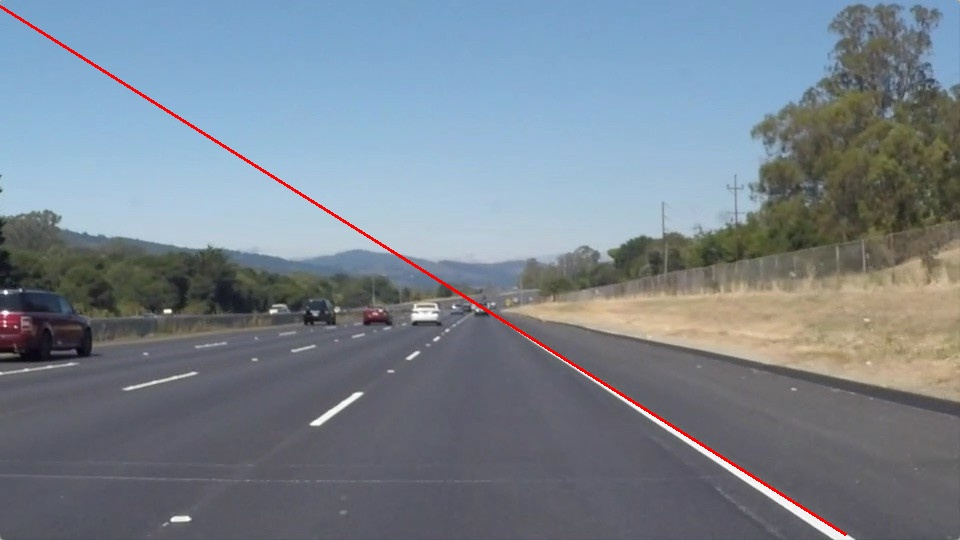
#> input picture lane_detection_project/houghlines3.jpg, 960 x 540 px, given in place of test1.mp4, which was not available
$ python lane_detection_3.py   (older library calls are emulated)
#> lines starting #> are read from the running program, lines starting #| are printed output that depends on the picture; after the words box and inside, x2 and y2 are one past the last pixel; in counts of white or black regions, pixels touching at a corner belong together; pictures that were not available may be replaced by others from this repository, and a replacement may not be noted
import cv2
import numpy as np
import math


def compute_hsv_white_yellow_binary(img):
    """
    Returns a binary thresholded image produced retaining only white and yellow elements on the picture
    The provided image should be in RGB format
    """
    rgb_img = cv2.cvtColor(img, cv2.COLOR_BGR2RGB)
    hsv_img = cv2.cvtColor(rgb_img, cv2.COLOR_RGB2HSV)

    # Compute a binary thresholded image where yellow is isolated from HLS components
    img_hls_yellow_bin = np.zeros_like(hsv_img[:, :, 0])
    img_hls_yellow_bin[((hsv_img[:, :, 0] >= 40 / 360 * 255) & (hsv_img[:, :, 0] <= 50 / 360 * 255))
                       & ((hsv_img[:, :, 1] >= 80 / 100 * 255) & (hsv_img[:, :, 1] <= 255))
                       & ((hsv_img[:, :, 2] >= 90 / 100 * 255) & (hsv_img[:, :, 2] <= 255))
                       ] = 1

    # Compute a binary thresholded image where white is isolated from HLS components
    img_hls_white_bin = np.zeros_like(hsv_img[:, :, 0])
    img_hls_white_bin[((hsv_img[:, :, 0] >= 0) & (hsv_img[:, :, 0] <= 255))
                      & ((hsv_img[:, :, 1] >= 0) & (hsv_img[:, :, 1] <= 25 / 100 * 255))
                      & ((hsv_img[:, :, 2] >= 90 / 100 * 255) & (hsv_img[:, :, 2] <= 255))
                      ] = 1

    # Now combine both
    img_hls_white_yellow_bin = np.zeros_like(hsv_img[:, :, 0])
    img_hls_white_yellow_bin[(img_hls_yellow_bin == 1) | (img_hls_white_bin == 1)] = 1
    img_hls_white_yellow_bin = cv2.normalize(src=img_hls_white_yellow_bin, dst=None, alpha=0, beta=255,
                                             norm_type=cv2.NORM_MINMAX, dtype=cv2.CV_8UC1)
    return img_hls_white_yellow_bin


def compute_hsv_white_binary(img):
    """
    Returns a binary thresholded image produced retaining only white and yellow elements on the picture
    The provided image should be in RGB format
    """
    rgb_img = cv2.cvtColor(img, cv2.COLOR_BGR2RGB)
    hsv_img = cv2.cvtColor(rgb_img, cv2.COLOR_RGB2HSV)

    # Compute a binary thresholded image where white is isolated from HLS components
    img_hls_white_bin = np.zeros_like(hsv_img[:, :, 0])
    img_hls_white_bin[((hsv_img[:, :, 0] >= 0) & (hsv_img[:, :, 0] <= 255))
                      & ((hsv_img[:, :, 1] >= 0) & (hsv_img[:, :, 1] <= 10 / 100 * 255))
                      & ((hsv_img[:, :, 2] >= 50 / 100 * 255) & (hsv_img[:, :, 2] <= 255))
                      ] = 1

    img_hls_white_bin = cv2.normalize(src=img_hls_white_bin, dst=None, alpha=0, beta=255,
                                      norm_type=cv2.NORM_MINMAX, dtype=cv2.CV_8UC1)
    return img_hls_white_bin

def apply_mask(img, partition):
    h, w = img.shape[:2]
    mask = np.zeros(img.shape)
    mask[int(h * partition):, :] = 1
    masked = mask * img / 255
    masked = cv2.normalize(src=masked, dst=None, alpha=0, beta=255, norm_type=cv2.NORM_MINMAX, dtype=cv2.CV_8UC1)
    return masked

def line_groups(lines):
    lines2 = []
    for line in lines:
        for rho, theta in line:
            lines2.append(tuple((rho, theta)))
    lines2.sort()

    sorted_lines = [[]]
    group = 0
    hor_deg_thresh = 20
    ver_deg_thresh = 20
    group_thresh = 100

    can_continue = False
    lines = lines2
    i = 0
    while not can_continue:
        if (np.deg2rad(90 + hor_deg_thresh) < lines[i][1] < np.deg2rad(180 + ver_deg_thresh)) or (np.deg2rad(ver_deg_thresh) < lines[i][1] < np.deg2rad(90 - hor_deg_thresh)):
            sorted_lines[group].append([lines[i]])
            can_continue = True
            prev_line = lines[i]
        i += 1
        if i == len(lines):
            return sorted_lines

    for line in lines[i+1:]:
        if (np.deg2rad(90 + hor_deg_thresh) < line[1] < np.deg2rad(180 + ver_deg_thresh)) or (
                np.deg2rad(ver_deg_thresh) < line[1] < np.deg2rad(90 - hor_deg_thresh)):
            if np.abs(line[0] - prev_line[0]) < group_thresh:
                sorted_lines[group].append([line])
            else:
                group += 1
                sorted_lines.append([])
                sorted_lines[group].append([line])
            prev_line = line

    # [12 lines of commented-out code are left out]
    return sorted_lines

def best_two_avg_lines(avg_lines):
    if len(avg_lines[0]) < 2:
        best_two = [[300,0], [300,0]]
    else:
        min_diff1 = 100
        min_diff2 = 200
        best_line1 = avg_lines[0][0]
        best_line2 = avg_lines[0][0]
        for line in avg_lines[0]:
            theta_diff_from_vertical = min(line[1], np.pi - line[1])
            if theta_diff_from_vertical < min_diff1:
                min_diff1 = theta_diff_from_vertical
                best_line1 = line
            elif theta_diff_from_vertical < min_diff2:
                min_diff2 = theta_diff_from_vertical
                best_line2 = line
        best_two = [best_line1, best_line2]
        best_two.sort(key=lambda x:x[0])
    return best_two

def avg_of_line_groups(lines):
    sorted_lines = line_groups(lines)
    avg_lines = [[]]
    for line_group in sorted_lines:
        if len(line_group) != 0:
            rho_sum = 0
            theta_sin_sum = 0
            theta_cos_sum = 0
            theta_sum = 0
            for line in line_group:
                rho_sum += line[0][0]
                theta_sin_sum += np.sin(line[0][1])
                theta_cos_sum += np.cos(line[0][1])
                theta_sum += line[0][1]
            rho_avg = rho_sum / len(line_group)
            n = len(line_group)
            # rho_avg = line_group[n // 2][0]
            line_group.sort(key=lambda x:x[0][1])
            theta_median = line_group[n // 2][0][1]
            # theta_avg = math.atan2((1 / n) * theta_sin_sum, (1 / n) * theta_cos_sum)
            # theta_avg = theta_sum / len(line_group)
            avg_lines[0].append([rho_avg, theta_median])

    return avg_lines, best_two_avg_lines(avg_lines)


def draw_lines(img, lines, color=(0,0,255)):
    img_lines = img.copy()
    if lines != [[]]:
        points = []
        for line in lines:
            a = np.cos(line[1])
            b = np.sin(line[1])
            x0 = a * line[0]
            y0 = b * line[0]
            x1 = int(x0 + 4000 * (-b))
            y1 = int(y0 + 4000 * (a))
            x2 = int(x0 - 4000 * (-b))
            y2 = int(y0 - 4000 * (a))
            m = (y2 - y1) / (x2 - x1 + 0.001)
            b = y1 - (m * x1)
            points.append((m, b))
            cv2.line(img_lines, (x1, y1), (x2, y2), color, 2)
    return img_lines

def draw_lane_rect(img, best_two):
    img_rect = img.copy()
    points = []
    for line in best_two:
        a = np.cos(line[1])
        b = np.sin(line[1])
        x0 = a * line[0]
        y0 = b * line[0]
        x1 = int(x0 + 1000 * (-b))
        y1 = int(y0 + 1000 * (a))
        x2 = int(x0 - 4000 * (-b))
        y2 = int(y0 - 4000 * (a))
        m = (y2 - y1) / (x2 - x1 + 0.000000001)
        b = y1 - (m * x1)
        points.append((m, b))
        # cv2.line(img_rect, (x1, y1), (x2, y2), (0, 0, 255), 2)

    p1 = [int((img.shape[0] - points[0][1]) // points[0][0]), int(img.shape[0])]
    p2 = [int((img.shape[0] - points[1][1]) // points[1][0]), int(img.shape[0])]
    xc = int((points[1][1] - points[0][1]) // (points[0][0] - points[1][0] +0.000001))
    yc = int(points[0][0] * xc + points[0][1])
    p3 = [xc, yc]
    pts = np.array([p1, p2, p3])
    road_mask = img_rect.copy()
    cv2.drawContours(road_mask, [pts], 0, (0, 255, 0, 100), -1)
    road_mask[0:yc+int(img.shape[0]*0.05), :] = img[0:yc+int(img.shape[0]*0.05), :]
    img_rect = img_rect*0.8 + road_mask*0.2
    img_rect = cv2.normalize(src=img_rect, dst=None, alpha=0, beta=255, norm_type=cv2.NORM_MINMAX, dtype=cv2.CV_8UC1)
    return img_rect

def LaneDetection(img, prev_best_two=None):
    # img = cv2.GaussianBlur(img, (5,5), -1)
    hsv = compute_hsv_white_binary(img)
    edges = cv2.Canny(hsv, 50, 200, apertureSize=3)
    mask = cv2.imread('img/mask2.png',0)
    mask = cv2.resize(mask, (img.shape[1], img.shape[0]))
    edges = (mask / 255) * edges
    edges = cv2.normalize(src=edges, dst=None, alpha=0, beta=255, norm_type=cv2.NORM_MINMAX, dtype=cv2.CV_8UC1)
    lines = cv2.HoughLines(edges, 1, np.pi / 180, 20)
    if lines is None:
        return img, None
    avg_lines, best_two = avg_of_line_groups(lines)
    prob = 0.88
    if prev_best_two is not None:
        diff_best_two = 0
        for i in range(2):
            diff_best_two += np.abs(prev_best_two[i][0] - best_two[i][0])
        if diff_best_two > 50:
            best_two = prev_best_two
        else:
            for i in range(2):
                best_two[i] = [best_two[i][0] * (1-prob) + prev_best_two[i][0] * prob, best_two[i][1] * (1-prob) + prev_best_two[i][1] * prob]
    img_lines = draw_lines(img, best_two)
    img_rect = draw_lane_rect(img, best_two)
    return img_rect, best_two

# def create_mask(img):
#

if __name__ == '__main__':
    cap = cv2.VideoCapture('vids/test1.mp4')
    # out = cv2.VideoWriter('project.mp4', cv2.VideoWriter_fourcc(*'MP42'), 15, (1280, 720))

    best_two = None
    while (cap.isOpened()):
        ret, frame = cap.read()
#> frame is the input picture: shape (540, 960, 3); mean B, G, R 142.6, 131.6, 120.7
        if ret is True:
            if best_two is None:
                frame, best_two = LaneDetection(frame)
#> in compute_hsv_white_binary, `hsv_img = cv2.cvtColor(rgb_img, cv2.COLOR_RGB2HSV)`: hsv_img: shape (540, 960, 3); mean H, S, V 95.1, 53.2, 149.4
#> in LaneDetection, `hsv = compute_hsv_white_binary(img)`:
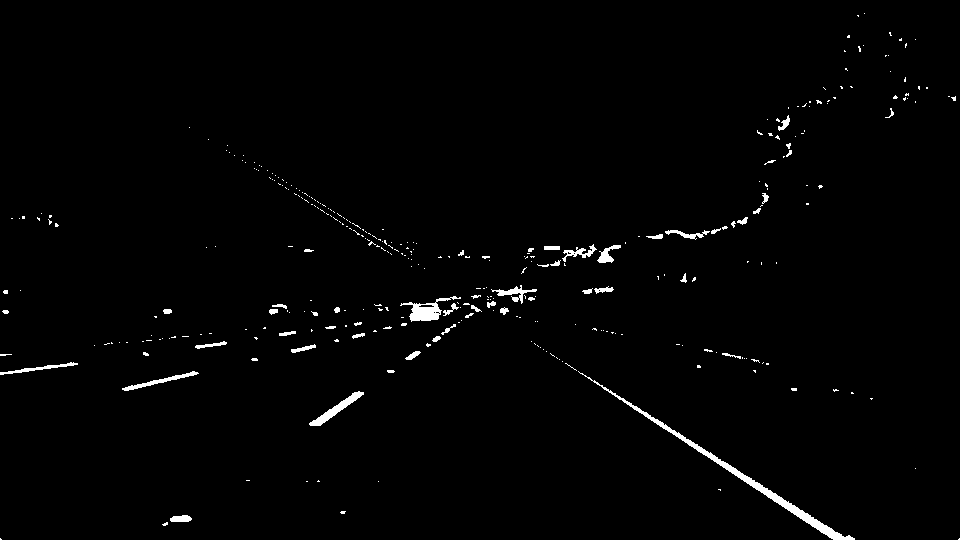
#> hsv: shape (540, 960); 1.3% white; 341 white regions (290 under 20 px), largest, box (x1, y1, x2, y2) and area: (578, 371, 855, 540) 1655, (400, 296, 461, 322) 543, (309, 391, 364, 426) 436
#> in LaneDetection, `edges = cv2.Canny(hsv, 50, 200, apertureSize=3)`: edges: shape (540, 960); 0.93% white in thin lines or dots
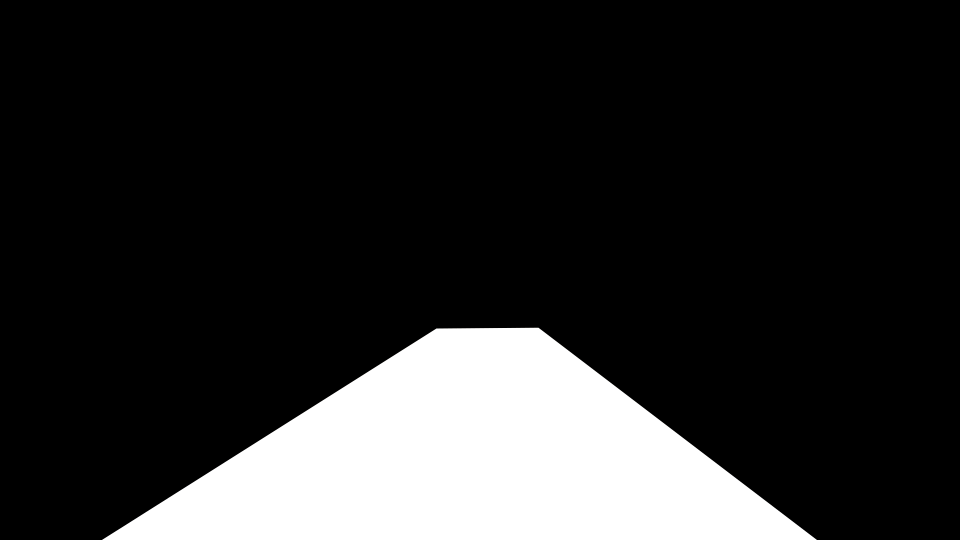
#> input picture lane_detection_project/img/mask2.png, 1920 x 1080 px (shown at 1/2 size)
#> in LaneDetection, `mask = cv2.resize(mask, (img.shape[1], img.shape[0]))`:
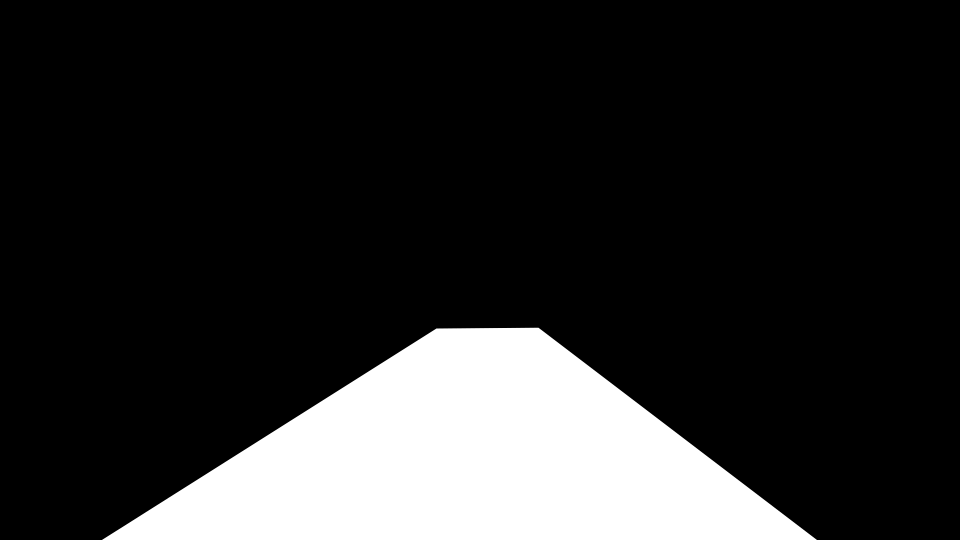
#> mask: shape (540, 960); min 0, max 255, mean 42.6
#> in LaneDetection, `edges = (mask / 255) * edges`:
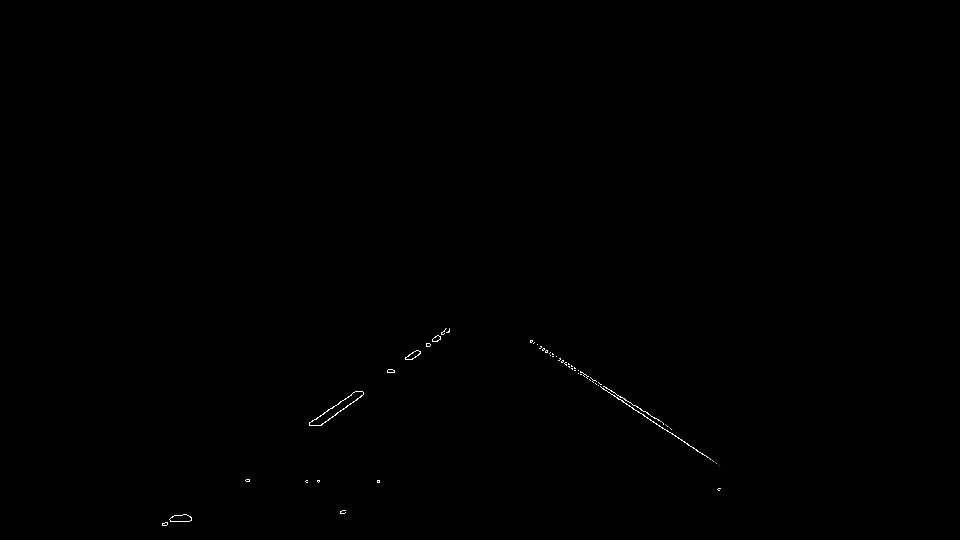
#> edges: shape (540, 960) float64; min 0, max 255, mean 0.3
#> in LaneDetection, `lines = cv2.HoughLines(edges, 1, np.pi / 180, 20)`: lines = 48 rows, first 8: [-2, 2.15], [-16, 2.16], [7, 2.13], [532, 0.942], [523, 0.977], [20, 2.11], [-29, 2.18], [-31, 2.18]
#> the loop in line_groups, `for line in lines:` made 48 passes
#> line on passes 1 to 12: [[-2, 2.15]], [[-16, 2.16]], [[7, 2.13]], [[532, 0.942]], [[523, 0.977]], [[20, 2.11]], [[-29, 2.18]], [[-31, 2.18]], [[-5, 2.15]], [[12, 2.13]], [[524, 0.96]], [[522, 0.995]]
#> after the loop in line_groups, `for line in lines:`: lines2 = 48 pairs, first value -103 to 536, second value 0.873 to 2.27
#> in line_groups, `lines = lines2`: lines has the same summary as lines2
#> the loop in line_groups, `while not can_continue:` made 1 pass
#> prev_line on pass 1: (-103, 2.27)
#> after the loop in line_groups, `while not can_continue:`: i = 1
#> the loop in line_groups, `for line in lines[i+1:]:` made 46 passes
#> (group, prev_line) on pass 31: (1, (518, 1.01))
#> prev_line on passes 1 to 6: (-87, 2.25), (-83, 2.25), (-81, 2.25), (-73, 2.23), (-69, 2.23), (-61, 2.22)
#> after the loop in line_groups, `for line in lines[i+1:]:`: sorted_lines = 2 items
#> the loop in avg_of_line_groups, `for line_group in sorted_lines:` made 2 passes
#> (rho_avg, n, theta_median) on passes 1 to 2: (-15.71, 31, 2.16), (526.8, 14, 0.977)
#> in LaneDetection, `avg_lines, best_two = avg_of_line_groups(lines)`: avg_lines = [[[-15.71, 2.16], [526.8, 0.977]]]; best_two = [[-15.71, 2.16], [526.8, 0.977]]
#> the loop in draw_lines, `for line in lines:` made 2 passes
#> (line, a, x0, y0, x1, y1, x2) on passes 1 to 2: ([-15.71, 2.16], -0.559, 8.78, -13.02, -3307, -2249, 3324), ([526.8, 0.977], 0.559, 294.6, 436.7, -3021, 2673, 3610)
#> after the loop in draw_lines, `for line in lines:`:
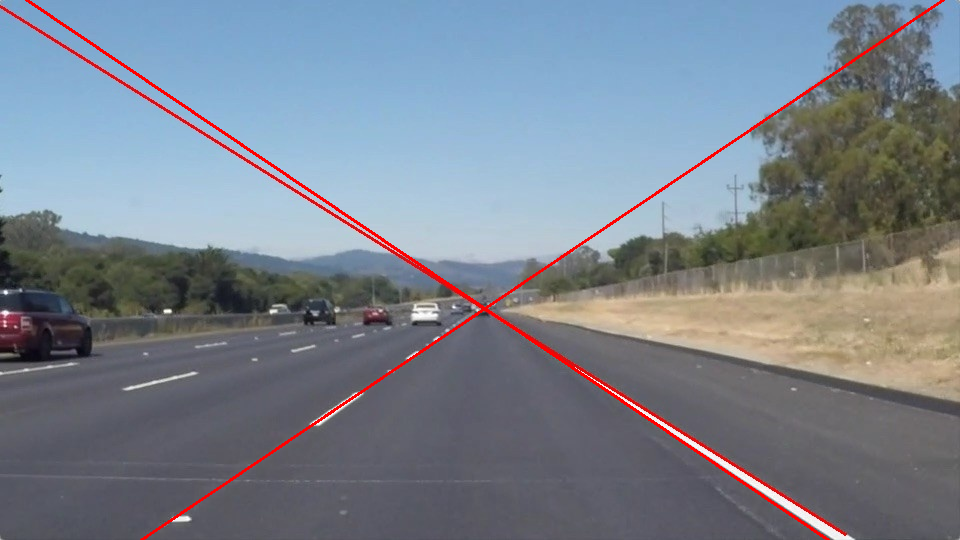
#> img_lines: shape (540, 960, 3); 1.1% of pixels changed, all inside (x1, y1, x2, y2) = (25, 0, 945, 540)
#> after the loop in draw_lines, `for line in lines:`: points = [(0.674, -18.73), (-0.675, 635.2)]
#> the loop in draw_lane_rect, `for line in best_two:` made 2 passes
#> (line, a, x0, y0, x1, y1, x2) on passes 1 to 2: ([-15.71, 2.16], -0.559, 8.78, -13.02, -820, -572, 3324), ([526.8, 0.977], 0.559, 294.6, 436.7, -534, 995, 3610)
#> after the loop in draw_lane_rect, `for line in best_two:`: points = [(0.674, -18.94), (-0.674, 634.8)]
#> in draw_lane_rect, `p1 = [int((img.shape[0] - points[0][1]) // points[0][0]), int(img.shap..`: p1 = [828, 540]
#> in draw_lane_rect, `p2 = [int((img.shape[0] - points[1][1]) // points[1][0]), int(img.shap..`: p2 = [140, 540]
#> in draw_lane_rect, `xc = int((points[1][1] - points[0][1]) // (points[0][0] - points[1][0]..`: xc = 484
#> in draw_lane_rect, `yc = int(points[0][0] * xc + points[0][1])`: yc = 307
#> in draw_lane_rect, `p3 = [xc, yc]`: p3 = [484, 307]
#> in draw_lane_rect, `pts = np.array([p1, p2, p3])`: pts = [[828, 540], [140, 540], [484, 307]]
#> in draw_lane_rect, `road_mask[0:yc+int(img.shape[0]*0.05), :] = img[0:yc+int(img.shape[0]*..`:
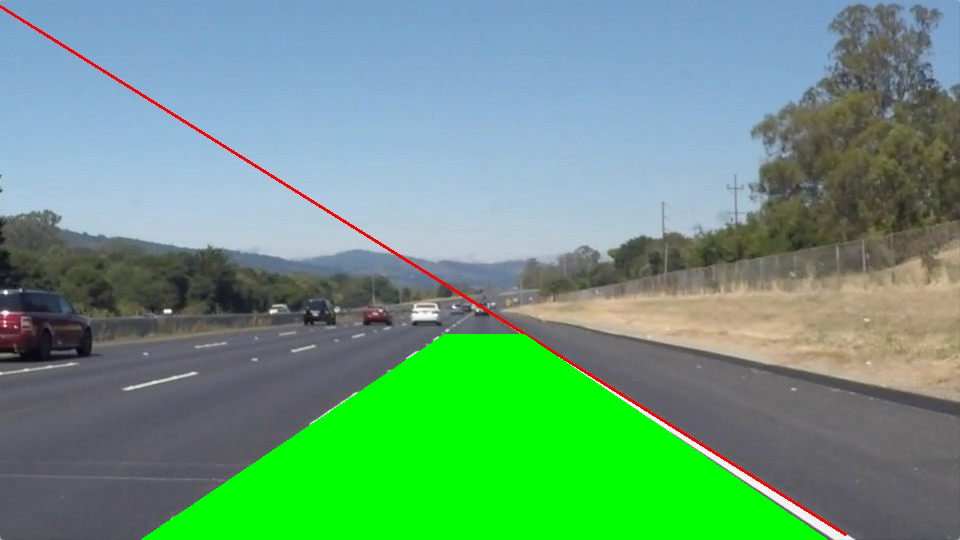
#> road_mask: shape (540, 960, 3); mean B, G, R 126.6, 156.1, 106.3
#> in draw_lane_rect, `img_rect = img_rect*0.8 + road_mask*0.2`:
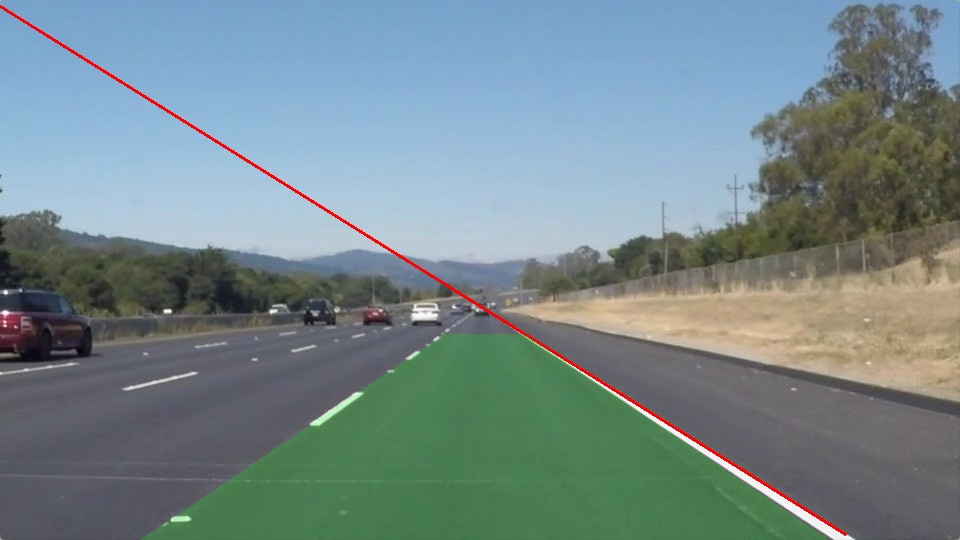
#> img_rect: shape (540, 960, 3) float64; mean B, G, R 139.4, 136.5, 117.8
#> best_two = [[-15.71, 2.16], [526.8, 0.977]]
            else:
                frame, best_two = LaneDetection(frame, best_two)

            # [4 lines of commented-out code are left out]

            cv2.imshow('frame', frame)
            # out.write(frame)

            if cv2.waitKey(1) & 0xFF == ord('q'):
#> (key q is pressed here)
                break
        else:
            cap.release()
            # out.release()

    cv2.destroyAllWindows()
